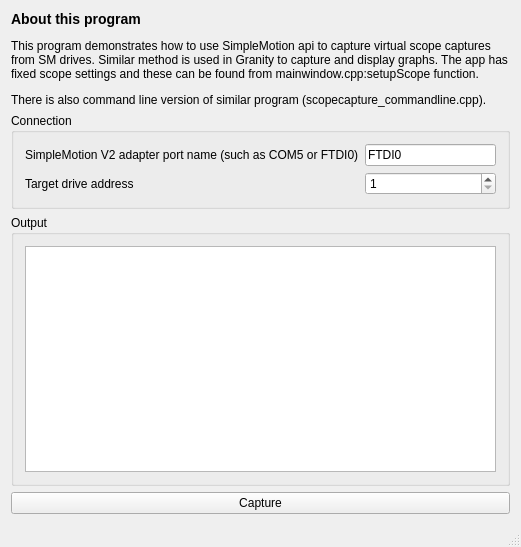
<?xml version="1.0" encoding="UTF-8"?>
<ui version="4.0">
 <class>MainWindow</class>
 <widget class="QMainWindow" name="MainWindow">
  <property name="geometry">
   <rect>
    <x>0</x>
    <y>0</y>
    <width>521</width>
    <height>547</height>
   </rect>
  </property>
  <property name="windowTitle">
   <string>SimpleMotion Scope Capture demo</string>
  </property>
  <widget class="QWidget" name="centralWidget">
   <layout class="QVBoxLayout" name="verticalLayout">
    <item>
     <widget class="QLabel" name="label">
      <property name="text">
       <string>&lt;html&gt;&lt;head/&gt;&lt;body&gt;&lt;p&gt;&lt;span style=&quot; font-size:large; font-weight:600;&quot;&gt;About this program&lt;/span&gt;&lt;/p&gt;&lt;p&gt;This program demonstrates how to use SimpleMotion api to capture virtual scope captures from SM drives. Similar method is used in Granity to capture and display graphs. The app has fixed scope settings and these can be found from mainwindow.cpp:setupScope function.&lt;/p&gt;&lt;p&gt;There is also command line version of similar program (scopecapture_commandline.cpp).&lt;/p&gt;&lt;/body&gt;&lt;/html&gt;</string>
      </property>
      <property name="wordWrap">
       <bool>true</bool>
      </property>
     </widget>
    </item>
    <item>
     <widget class="QGroupBox" name="groupBox">
      <property name="title">
       <string>Connection</string>
      </property>
      <layout class="QGridLayout" name="gridLayout_3">
       <item row="0" column="0">
        <widget class="QLabel" name="label_2">
         <property name="text">
          <string>SimpleMotion V2 adapter port name (such as COM5 or FTDI0)</string>
         </property>
        </widget>
       </item>
       <item row="0" column="1">
        <widget class="QLineEdit" name="busName">
         <property name="text">
          <string>FTDI0</string>
         </property>
         <property name="maxLength">
          <number>32</number>
         </property>
        </widget>
       </item>
       <item row="1" column="0">
        <widget class="QLabel" name="label_3">
         <property name="text">
          <string>Target drive address</string>
         </property>
        </widget>
       </item>
       <item row="1" column="1">
        <widget class="QSpinBox" name="deviceAddress">
         <property name="minimum">
          <number>1</number>
         </property>
         <property name="maximum">
          <number>255</number>
         </property>
         <property name="value">
          <number>1</number>
         </property>
        </widget>
       </item>
      </layout>
     </widget>
    </item>
    <item>
     <widget class="QGroupBox" name="groupBox_2">
      <property name="title">
       <string>Output</string>
      </property>
      <layout class="QVBoxLayout" name="verticalLayout_2">
       <item>
        <widget class="QPlainTextEdit" name="log"/>
       </item>
      </layout>
     </widget>
    </item>
    <item>
     <widget class="QPushButton" name="capture">
      <property name="text">
       <string>Capture</string>
      </property>
     </widget>
    </item>
   </layout>
  </widget>
  <widget class="QStatusBar" name="statusBar"/>
 </widget>
 <layoutdefault spacing="6" margin="11"/>
 <resources/>
 <connections/>
</ui>
